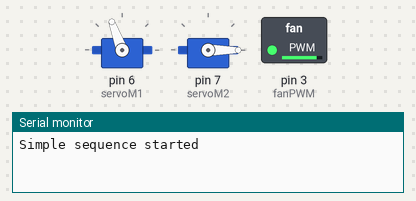
Simulated run of this sketch. Board: Arduino Uno, built with avr-gcc and run on an emulated ATmega328P. Shown: 2 × servo, switched loads named in the sketch (green lamp = pin HIGH), the last lines printed to the serial monitor.

Above: at 0.55 s.
At 3.35 s:
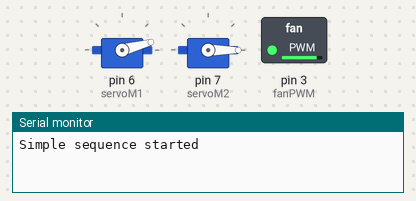
At 4.75 s:
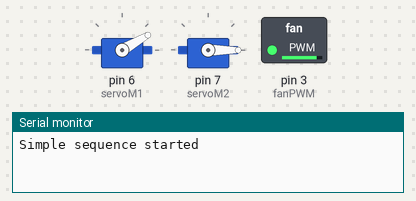
At 6.2 s:
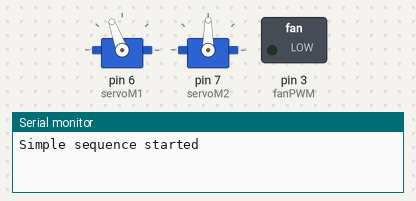
At 9.05 s:
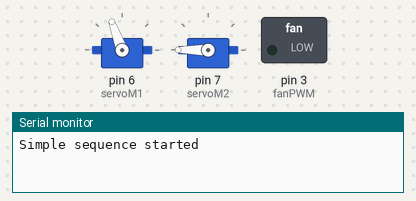
At 11.9 s:
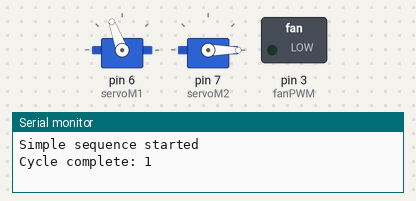
Timing chart, 0 to 15.3 s (numbered marks = the images above):
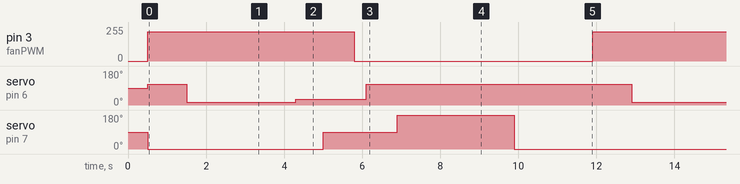

The sketch:

fan_motormerged.ino
```cpp
#include <Servo.h>

// ===== PIN CONFIG =====
const int fanPWM   = 3;   // PWM pin (safe with Servo library)
const int servoM1  = 6;   // fan tilt
const int servoM2  = 7;   // rod

// ===== FAN =====
const int FAN_SPEED = 220;   // strong airflow (0–255)

// ===== SERVO POSITIONS (SAFE RANGE) =====
// Fan tilt
// #define FAN_UP      0
// #define FAN_MID     80
// #define FAN_DOWN    90

#define FAN_UP      110
#define FAN_MID     30
#define FAN_DOWN    15

// Rod movement
#define ROD_RETRACT 0
#define ROD_MID     90
#define ROD_EXTEND  180

// ===== SERVOS =====
Servo m1;   // fan tilt
Servo m2;   // rod

// ===== COUNTER =====
unsigned long cycleCount = 0;

void setup() {
  pinMode(fanPWM, OUTPUT);

  m1.attach(servoM1);
  m2.attach(servoM2);

  Serial.begin(9600);
  Serial.println("Simple sequence started");

  delay(500);   // allow servo power to stabilize

  // Initial positions
  m1.write(FAN_UP);        // fan up
 // m2.write(ROD_EXTEND);    // rod start position
  m2.write(ROD_RETRACT);
}

void loop() {

  // S1: Fan start (acceleration)
  analogWrite(fanPWM, FAN_SPEED);
  delay(1000);

  // S2: Fan down
  m1.write(FAN_DOWN);
  delay(800);

  // S3: Fan max airflow
  delay(2000);

  // S4: Fan partial up
  m1.write(FAN_MID);   // slight adjustment (still safe)
  delay(700);

  // S5: Rod engage
  m2.write(ROD_MID);
  delay(800);

  // S6: Fan stop
  analogWrite(fanPWM, 0);
  delay(300);

  // S7: Fan reset (up)
  m1.write(FAN_UP);
  delay(800);

  // S8: Rod extend
  m2.write(ROD_EXTEND);
  delay(1000);

  // S9: Scanner placeholder
  delay(2000);

  // S10: Rod retract
  m2.write(ROD_RETRACT);
  delay(1000);

  // S11: Cycle complete
  cycleCount++;
  Serial.print("Cycle complete: ");
  Serial.println(cycleCount);

  delay(1000);   // pause before next cycle
}
```

Measured:
- by itself, pin 3 (fanPWM): alternates 220/255 for 5.3 s and 0/255 for 6.1 s
- by itself, servo on pin 6 (servoM1): repeats every 11.4 s: 15° 2.8 s, 30° 1.8 s, 110° 6.8 s
- by itself, servo on pin 7 (servoM2): repeats every 11.4 s: 90° 1.9 s, 180° 3.0 s, 0° 6.5 s
